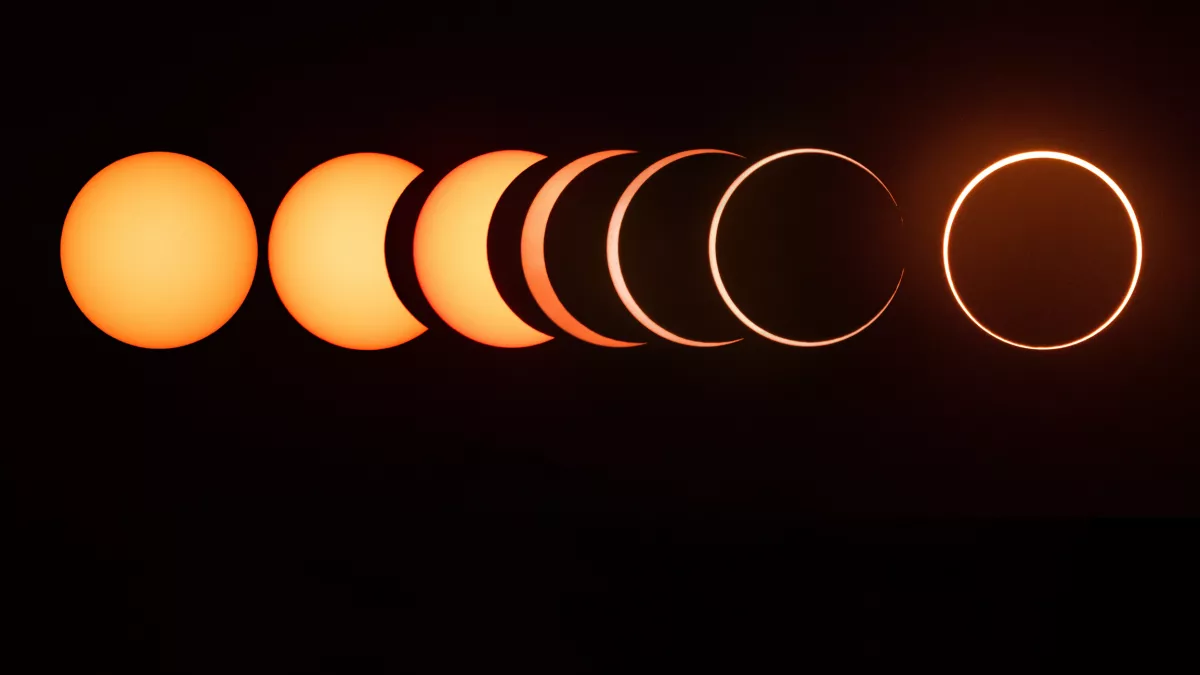
#> input picture CV/eclispe.jpg, 1200 x 675 px, found by its file name
$ jupyter execute 'Hough transform.ipynb'
#> lines starting #> are read from the running program, lines starting #| are printed output that depends on the picture; after the words box and inside, x2 and y2 are one past the last pixel; in counts of white or black regions, pixels touching at a corner belong together
[cell 1]
import cv2
from matplotlib import pyplot as plt

[cell 2]
original_img = cv2.imread('eclispe.jpg')
#> original_img is the input picture: shape (675, 1200, 3); mean B, G, R 11.2, 21.1, 42.3
img          = original_img.copy()
gray_img     = cv2.cvtColor(img, cv2.COLOR_BGR2GRAY)
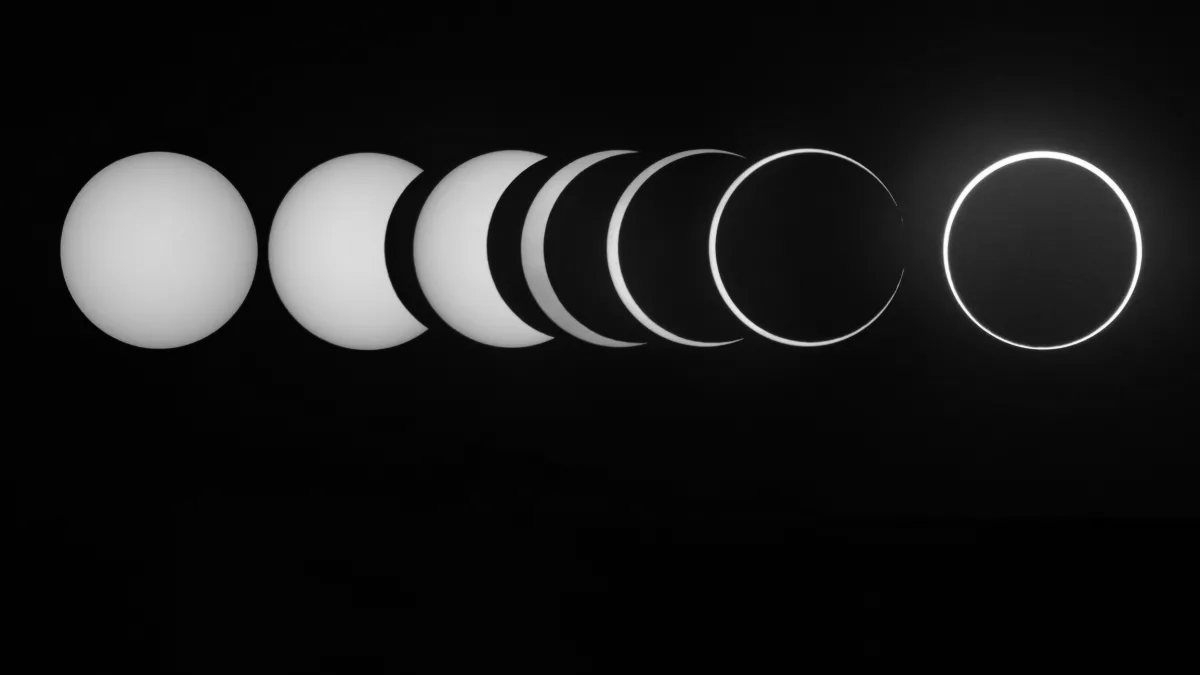
#> gray_img: shape (675, 1200); min 0, max 255, mean 26.3


img_blur = cv2.medianBlur(gray_img, 5)
circles  = cv2.HoughCircles(
                img_blur,           # image
                cv2.HOUGH_GRADIENT, # method
                1,                  # dp
                80,                 # min distance : Minimum distance between the centers of the detected circles. If the parameter is
                                    # too small, multiple neighbor circles may be falsely detected in addition to a true one. If it is
                                    # too large, some circles may be missed.
                param1=50,
                param2=30,
                minRadius=0,        # min radius
                maxRadius=0         # max radius
            )
#> circles = [[1042.5, 251.5, 94.6], [511.5, 248.5, 98.9], [705.5, 247.5, 98.7], [157.5, 249.5, 98.7], [811.5, 247.5, 96.5], [619.5, 248.5, 99], [367.5, 251.5, 99.1]]


for circle in circles[0,:]:
    cv2.circle(
        img,                                 # image
        (int(circle[0]),int(circle[1])),     # center
        int(circle[2]),                      # radius
        (220,255,0),                         # color
        3                                    # thickness
    )
#> this loop made 7 passes
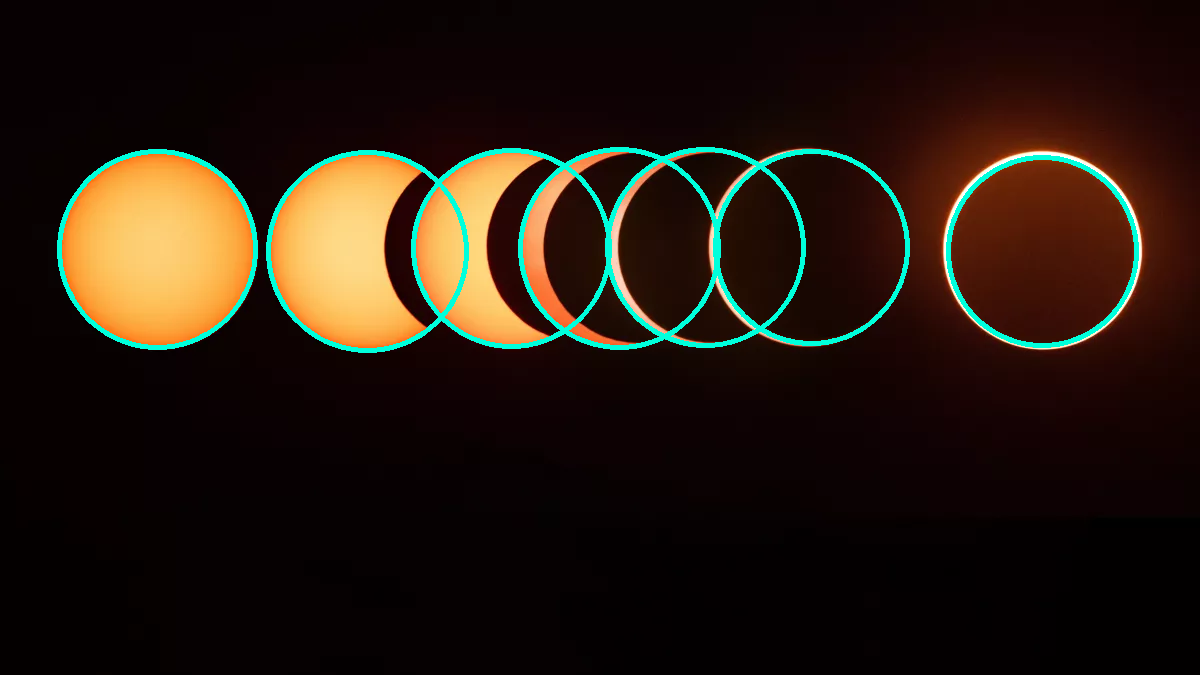
#> img: shape (675, 1200, 3); 2.54% of pixels changed, all inside (x1, y1, x2, y2) = (57, 147, 1139, 353)


plt.figure(figsize = (20, 10))

l = [original_img,img]
t = ["original image",'hough transformed image']

for i in range(2):
    plt.subplot(1,2,i+1)
    plt.imshow(cv2.cvtColor(l[i],cv2.COLOR_BGR2RGB))
    plt.title(t[i])

plt.show()
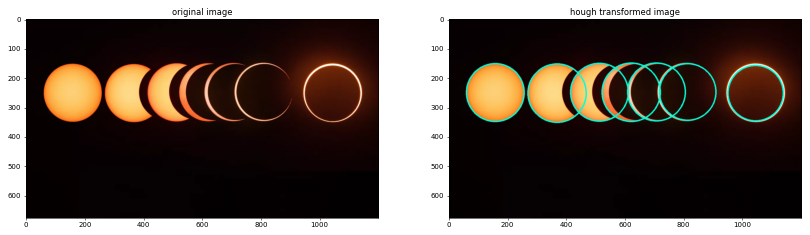
#> figure drawn by matplotlib, 2 panels
